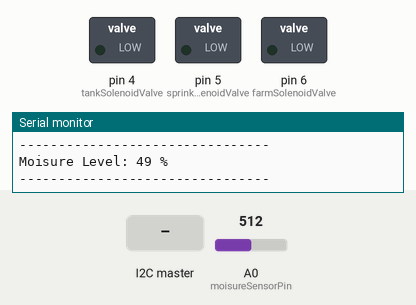
Bench run of a sketch on a simulated Arduino Uno, built with avr-gcc and run on an emulated ATmega328P. On the bench: switched loads named in the sketch (green lamp = pin HIGH), the last lines printed to the serial monitor. The test bench sets the inputs (shaded band); at power-on: A0 (moisureSensorPin) = 512.

Above: at 1.2 s.
1.3 s: the I2C master sends the byte 1
At 2.2 s:
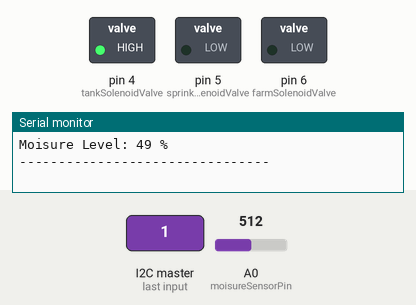
2.8 s: the I2C master sends the byte 2
At 3.3 s:
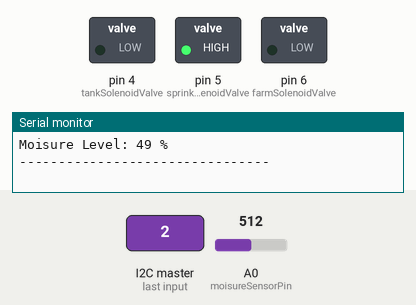
4.3 s: the I2C master sends the byte 0
At 5.7 s:
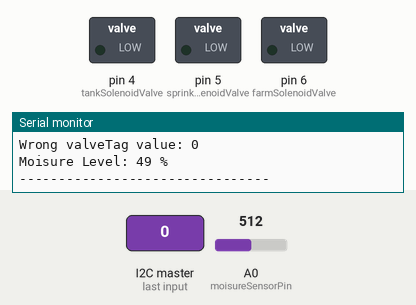
Timing chart, 0 to 7.3 s (numbered marks = the images above; inputs shaded):
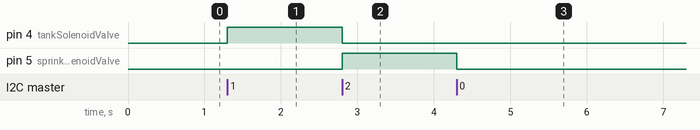

Measured:
- after the input at 1.3 s, pin 4 (tankSolenoidValve): LOW → HIGH at once
- after the input at 2.8 s, pin 4 (tankSolenoidValve): HIGH → LOW at once; pin 5 (sprinklerSolenoidValve): LOW → HIGH at once
- after the input at 4.3 s, pin 5 (sprinklerSolenoidValve): HIGH → LOW at once

The sketch:

arduino-valve-control-code.ino
```cpp
/*
 * Projecr Name : IOT based water level indicator
 * Project repository link : https://github.com/sashuu6/CET-MCA-S5-MiniProject-IOT_based_Water_Level_Indicator
 * File name: arduino-valve-control-code.ino
 * Author : Sashwat K
 * Created on : 10 Oct 2019
 * Last updated : 17 Oct 2019
 * Microcontroller : Atmega 328p
 * Pins used: solenoid valve 1: 4
 *            solenoid valve 2: 5
 *            solenoid valve 3: 6
 *            Moisure sensor: A0
 */

// Header files
#include <Wire.h> // For I2C communication
#define SLAVE_ADDRESS 0x04 // Slave address for valve control

/*************************************************/
/*************************************************/
// Class defined to handle water Level in the tank
/*************************************************/
/*************************************************/
class solenoidValue {
  private:
            int tankSolenoidValve = 4;
            int sprinklerSolenoidValve = 5;
            int farmSolenoidValve = 6;
  public:
            void initialiseTankModule(); // Function to initilase the solenoid pins
            void solenoidSwitchTrigger(int); // Function to trigger the solenoid valve
};

/*******************************************/
// Function to initialize the solenoid pins
/*******************************************/
void solenoidValue::initialiseTankModule() {
  pinMode(tankSolenoidValve, OUTPUT);
  pinMode(sprinklerSolenoidValve, OUTPUT);
  pinMode(farmSolenoidValve, OUTPUT);
}

/**************************************/
// Function to trigger a solenoid valve
/**************************************/
void solenoidValue::solenoidSwitchTrigger(int valveTag) {
  if (valveTag == 1) {
    digitalWrite(tankSolenoidValve, HIGH);
    digitalWrite(sprinklerSolenoidValve, LOW);
    digitalWrite(farmSolenoidValve, LOW);
    Serial.print("Tank valve ON ");
    Serial.print("Sprinkler valve OFF ");
    Serial.println("Farm valve OFF ");
  }
  else if (valveTag == 2) {
    digitalWrite(tankSolenoidValve, LOW);
    digitalWrite(sprinklerSolenoidValve, HIGH);
    digitalWrite(farmSolenoidValve, LOW);
    Serial.print("Tank valve OFF ");
    Serial.print("Sprinkler valve ON ");
    Serial.println("Farm valve OFF ");
  }
  else if (valveTag == 3) {
    digitalWrite(tankSolenoidValve, LOW);
    digitalWrite(sprinklerSolenoidValve, LOW);
    digitalWrite(farmSolenoidValve, HIGH);
    Serial.print("Tank valve OFF ");
    Serial.print("Sprinkler valve OFF ");
    Serial.println("Farm valve ON ");
  }
  else {
    digitalWrite(tankSolenoidValve, LOW);
    digitalWrite(sprinklerSolenoidValve, LOW);
    digitalWrite(farmSolenoidValve, LOW);
    Serial.print("Wrong valveTag value: ");
    Serial.println(valveTag);
  }
}

/************************************************************/
/************************************************************/
// Class defined to handle moisure sensor present in the soil
/************************************************************/
/************************************************************/
class MosiureLevel {
  private:
            int moisureSensorPin = A0;
            int moisurePercentage;
  public:
            void InitialiseMoisureSensor();
            int MoisturePercentage();
};

/***************************************/
// Function to initialise moisure sensor
/***************************************/
void MosiureLevel::InitialiseMoisureSensor() {
  pinMode(moisureSensorPin,INPUT);
}

/*******************************************/
// Function to get moisture level precentage
/*******************************************/
int MosiureLevel::MoisturePercentage() {
  moisurePercentage = analogRead(moisureSensorPin);
  moisurePercentage = map(moisurePercentage,1023,0,0,100);
  return moisurePercentage;
}

solenoidValue SV; // class SolenoidValve's object
MosiureLevel ML; // class MosiureLevel's object

int MPer; // to  store moisture

void setup() {
  // put your setup code here, to run once:
  Serial.begin(9600);
  Wire.begin(SLAVE_ADDRESS);
  Serial.println("Arduino Valve Control Code:-");
  SV.initialiseTankModule();
  ML.InitialiseMoisureSensor();
  Wire.onRequest(sendValue);
  Wire.onReceive(receiveEvent);
}

void loop() {
  // put your main code here, to run repeatedly:

  // Moisure level
  MPer = ML.MoisturePercentage();
  Serial.print("Moisure Level: ");Serial.print(MPer);Serial.println(" %");
  Serial.println("--------------------------------");
  delay(1000);
}

void sendValue() {
    Wire.write(MPer);
    Serial.println("Sending mosiure percentage through I2C");
}

void receiveEvent() {
  int lastRequest = Wire.read();
  Serial.println("Reading data  from I2C.");
  SV.solenoidSwitchTrigger(lastRequest);
}
```
